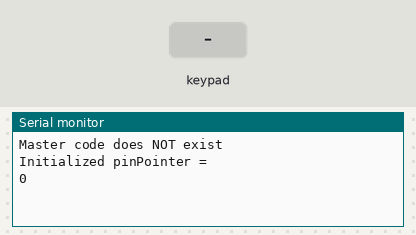
Simulated run of this sketch. Board: Arduino Uno, built with avr-gcc and run on an emulated ATmega328P. Parts: the last lines printed to the serial monitor. The test bench sets the inputs (shaded band). EEPROM starts erased.

Above: at 1.2 s.
1.3 s: key '1' pressed
At 2.5 s:
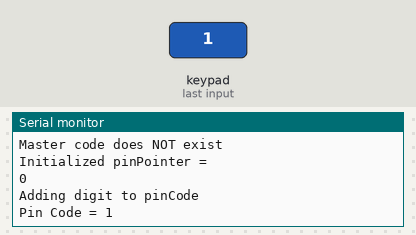
2.8 s: keypad keys 1 2 3 4 pressed 0.4 s apart
At 5.1 s:
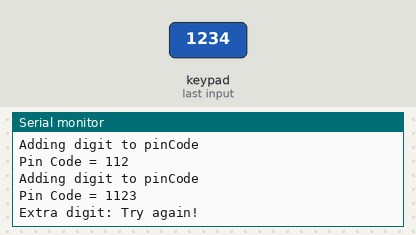
5.9 s: key 'U' pressed
At 6.6 s:
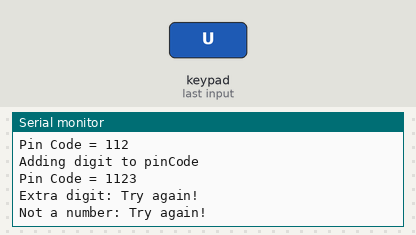
7.4 s: keypad keys 1 2 3 4 * pressed 0.4 s apart
At 10.3 s:
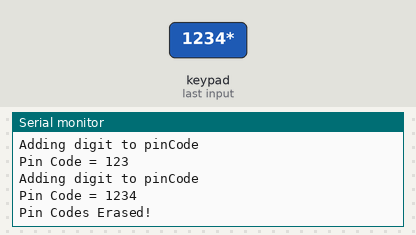
10.9 s: key 'C' pressed
At 12.0 s:
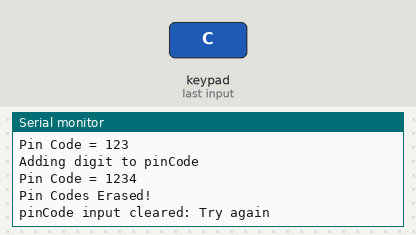
12.4 s: keypad keys 1 2 3 4 D pressed 0.4 s apart
At 14.4 s:
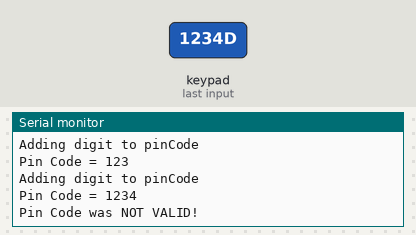
Timing chart, 0 to 15.9 s (numbered marks = the images above; inputs shaded):
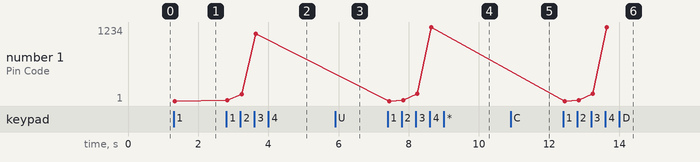

Measured:
- after the input at 1.3 s, the serial monitor: prints a new line at once (image 1)
- after the input at 2.8 s, the serial monitor: prints a new line at once (image 2)
- after the input at 5.9 s, the serial monitor: prints a new line at once (image 3)
- after the input at 7.4 s, the serial monitor: prints a new line at once (image 4)
- after the input at 10.9 s, the serial monitor: prints a new line at once (image 5)
- after the input at 12.4 s, the serial monitor: prints a new line at once (image 6)
- plotted number 1: 1 → 1123 after the input at 2.8 s, 1123 → 1234 after the input at 7.4 s

The sketch:

Keypad_9.ino
```cpp
/*
Rules:
 - Pin code must be exactly 4 digits.
 - Garage Keypad only holds 10 seperate Pin codes.
 */

#include <EEPROM.h>
//add in support for keypad
#include <Keypad.h>
const byte rows = 4;
const byte cols = 4;


char keys[rows][cols] = {
  {
    '1','2','3','U'        }
  , //U used to toggle door
  {
    '4','5','6','D'        }
  , //D used to toggle door
  {
    '7','8','9','*'        }
  , // * -used to delete all Pin codes.
  {
    'C','0','?','E'        } // C = clear, E -indicates a new Pin code to add, ? -used to enter a NEW Master code (4 digits)
};

byte rowPins[rows] = {
  4, 5, 6, 7}; //connect to the row pinouts of the keypad
byte colPins[cols] = {
  8, 9, 10, 11}; //connect to the column pinouts of the keypad
Keypad garageKeypad = Keypad( makeKeymap(keys), rowPins, colPins, rows, cols );

//********** User variables *********************************************
int pinPointer = 0; //initallize pinPointer variable
const int pinPointerSave = 250; //Save the pin pointer at EEProm address 250
String pinCode =  ""; //variable to hold Pin Codes (4) digits)
String temp = ""; //temporary varibale used to compare strings
char pinChar; //Used to read individual characters from EEPROM
char mf = 'X'; //Used to hold Master Function code ('E' or '?')
char key; //Used to read in keypad key
boolean result; //Used to indicate true or false

void setup(){ //*******************************************************************

  Serial.begin(9600);
  pinCode = ""; //initialize pinCode String
  garageKeypad.setDebounceTime(50);           // Default is 50mS
  initializeMaster(); //set Master pinCode to '1234' if it does not exist
}

void loop()//***********************************************************************
{
  key = garageKeypad.getKey();

  if (key)  //if a key was pressed then...*****************************************
  {
    result = pinCode.length()<4;  //check to see if pinCode has less than 4 characters
    switch (result) {
    case true:  //pinCode length < 4
      if (key >= 0x30 && key <= 0x39) addDigit();
      else if (key == 'C'){
        pinCode = "";
        mf = 'X';
        message("pinCode input cleared: Try again");
      } // add a Beep

      else { //case !true
        message("Not a number: Try again!");
        mf = 'X';
        pinCode="";
      }
      break; //case true

    case false: //pinCode length !< 4
      if (key >= 0x30 && key <= 0x39){
        message("Extra digit: Try again!");
        mf = 'X';
        pinCode="";
      }

      else{ //key is not numeric
        switch (key) {
        case 'E': //Enter new pin code**********************************************************
          pinPointer = EEPROM.read(pinPointerSave);
          if (pinPointer < 10){
            switch(mf){
            case 'X': //new pincode needed
              result = checkMaster(pinCode);
              if (result == true){
                mf = 'a';
                pinCode = "";
                message("Ready to get new pin code");
                break;
              }

              else{ //result == false
                pinCode = "";
                message("Master Code NOT Valid: pinCode cleared");
                break;
              }

              break; //Case 'X'


            case 'a': // Pincode ready to be written

              result = addPinCode(pinCode);
              pinCode="";
              mf = 'X';
              break; // case 'a'

            }//end switch(mf)

          }  //END (pinPointer < 10)

          else{//pinPointer is NOT < 10
            message("Pin codes at maximum of 10");
            //TODO.. add error beeps and such
            mf = 'X';
            pinCode ="";
          }//end of else

          break;//case 'E'

        case '*': //Erase all pin codes *******************************************************

          result = checkMaster(pinCode);
          if (result == true){
            earasePinCodes();
            message("Pin Codes Erased!");
            pinCode="";
          }

          else{
            message("Master NOT valid!");
            pinCode="";
          }

          break;//break case '*'


        case '?': //Enter new Master code *******************************************************
          pinPointer = EEPROM.read(pinPointerSave);
          switch(mf){
          case 'X': //new Master code needed
            result = checkMaster(pinCode);
            if (result == true){
              mf = 'A';
              pinCode = "";
              message("Ready to get new Master code");
              break;
            }

            else{ //result == false
              pinCode = "";
              message("Master Code NOT Valid: pinCode cleared");
              break;
            }

            break; //Case 'X'


          case 'A': // Master code ready to be written

            addNewMaster(pinCode);
            pinCode="";
            mf = 'X';
            break; // case 'A'

          }//end switch(mf)

          break;//End Case '?'

        case 'C': //Clear input pinCode ************************************************************
          pinCode="";
          mf = 'X';
          message("Clear pinCode input");
          break;

        case 'D': //Toggle Door *************************************************************
          result = checkPinCode(pinCode);
          if (result == true) message("Pin Code was OK!: Toggle Door");
          if (result == false) message("Pin Code was NOT VALID!");
          pinCode="";
          break;

        case 'U': //Toggle Door **************************************************************
          result = checkPinCode(pinCode);
          if (result == true) message("Pin Code was OK!: Toggle Door");
          if (result == false) message("Pin Code was NOT VALID!");
          pinCode="";
          break;

        default:
          message("Number entered: Try again");
          break;
        } //end switch (key)
      }//key is not numeric
      break;//break case false

    default:
      message("Unknown Error");
      break;
    }

  }//End of if(key)
}//End of loop

// Add new Master code *************************************************************
void addNewMaster(String pinCode)
{
  for (int i = 0; i < 4; i++){
    EEPROM.write(i+4,pinCode.charAt(i));
  }
  message("New Master code was added");
}//End addNewMaster(pinCode)


// Check user pinCode and return 'true' if it is valid
boolean checkPinCode(String pinCode){ //*********************************************
  temp = ""; //intialize compare variable
  pinPointer = EEPROM.read(pinPointerSave); //Get the pinPointer (0-9);
  for(int i = 0; i < pinPointer +1; i++ ){ // cycle through saved pin code addresses
    for (int j = 0 ; j < 4; j++){  //cycle through each digit of  current pin code
      pinChar = EEPROM.read((i+2)*4+j); //read in 4 digits into temp variable
      temp += pinChar;
    }//End for int j
    if (temp == pinCode) {
      temp = "";
      return true;
    }
    else{
      temp="";
    }

  } //End for int i
  return false; // Pin code not found
} //end function checkPinCode


// Add a new pinCode and return True or False (Success or Failure)
boolean addPinCode(String pinCode)//*****************************************************
{
  pinPointer = EEPROM.read(pinPointerSave); //Read the pinPointer (Max 10)

  //Write pinCode to next memory spot
  for (int i = 0; i < 4; i++) {
    EEPROM.write(((pinPointer+2)*4+i),pinCode.charAt(i));
  }
  //Now read it back and check that it is correct
  for (int i = 0; i < 4; i++){
    if((EEPROM.read((pinPointer+2)*4+i))!= pinCode.charAt(i)){
      message("Pin code did not write into memory properly!");
      return false;
    }
  } // If any digit was incorrect then exit with 'false'

  pinPointer++; //Add 1 to pinPointer
  EEPROM.write(pinPointerSave,pinPointer); //Write new pinPonter value back to pinPointerSave address
  message("Pin code was added successfully!");
  Serial.println(pinPointer);
  return true;//All digits were correct so return 'true'
}//End addPinCode(String pinCode)


// Message function //**************************************************************
void message(String Message)
{
  Serial.println(Message);
}


// Append digit to pinCode**********************************************************
void addDigit()
{
  if(pinCode.length() < 4)
  {
    pinCode += key;
    Serial.println("Adding digit to pinCode");
    Serial.println("Pin Code = " + pinCode);
  }

  else
  {
    Serial.println("Extra digit: Try again: pinCode cleared");
    pinCode = "";
  }
}


// Creates a 'Default' master PinCode (1234) if none exists.
void initializeMaster(){ //**********************************************************************
  // initialize string variable
  pinCode = "";
  //Get first 4 char of EEProm memory
  for (int i = 0; i < 4; i++) {
    pinChar = (EEPROM.read(i));
    pinCode += pinChar;
  }
  // If masterCode does not equal 'MAST' then
  // write 'MAST1234' into first 8 bytes of EEProm memeory
  if (pinCode != "MAST")
  {
    Serial.println("Master code does NOT exist");
    pinCode = "MAST";
    for (int i = 0; i < 4; i++)
    {
      EEPROM.write(i,pinCode.charAt(i));
    }
    pinCode = "1234";
    for (int i = 4; i < 8; i++)
    {
      EEPROM.write(i,pinCode.charAt(i-4));
    }
    // Since this is a new set we will reset the pinPoniter to '0'
    // and save this value to EEProm address '250'
    pinPointer = 0;
    EEPROM.write(pinPointerSave,pinPointer);
    pinPointer = EEPROM.read(pinPointerSave);
    Serial.println("Initialized pinPointer = ");
    Serial.println(pinPointer);
  }
  else {
    //If this is not a new set then we will load the pinPointer into variable
    Serial.println("Master code DOES exist");
    pinPointer = EEPROM.read(pinPointerSave);
    Serial.println("Existing pinPointer = ");
    Serial.println(pinPointer);
  }
  pinCode="";
}// End of initializeMaster function


// Function to earase all pinCodes by resetting the pinPointer to zero
void earasePinCodes() { // *******************************************************************
  EEPROM.write(pinPointerSave,0);
}

//Function to check for valid MasterCode
boolean checkMaster(String mastCode)
{
  temp = "";
  //Get first 4 char of EEProm memory
  for (int i = 4; i < 8; i++)
  {
    pinChar = (EEPROM.read(i));
    temp += pinChar;
  }
  if(temp == mastCode)
  {
    return true;
  }
  return false;
}
```
